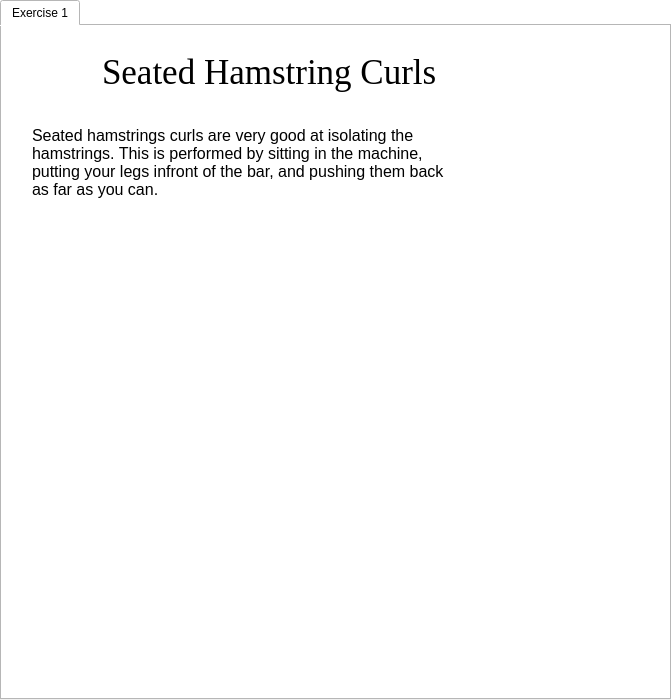
<?xml version="1.0" encoding="UTF-8"?>
<ui version="4.0">
 <class>hamstrings_widget</class>
 <widget class="QWidget" name="hamstrings_widget">
  <property name="geometry">
   <rect>
    <x>0</x>
    <y>0</y>
    <width>671</width>
    <height>700</height>
   </rect>
  </property>
  <property name="windowTitle">
   <string/>
  </property>
  <property name="styleSheet">
   <string notr="true">background-color: rgb(255, 255, 255);</string>
  </property>
  <widget class="QTabWidget" name="hamstrings_tab_widget">
   <property name="geometry">
    <rect>
     <x>0</x>
     <y>0</y>
     <width>671</width>
     <height>700</height>
    </rect>
   </property>
   <property name="currentIndex">
    <number>0</number>
   </property>
   <widget class="QWidget" name="exercise_1">
    <attribute name="title">
     <string>Exercise 1</string>
    </attribute>
    <widget class="QLabel" name="hamstrings_exercise_1_title_lbl">
     <property name="geometry">
      <rect>
       <x>100</x>
       <y>20</y>
       <width>461</width>
       <height>51</height>
      </rect>
     </property>
     <property name="font">
      <font>
       <family>Georgia</family>
       <pointsize>26</pointsize>
      </font>
     </property>
     <property name="text">
      <string>Seated Hamstring Curls</string>
     </property>
    </widget>
    <widget class="QLabel" name="hamstrings_exercise_1_msg_lbl">
     <property name="geometry">
      <rect>
       <x>30</x>
       <y>100</y>
       <width>431</width>
       <height>121</height>
      </rect>
     </property>
     <property name="font">
      <font>
       <pointsize>12</pointsize>
      </font>
     </property>
     <property name="text">
      <string>Seated hamstrings curls are very good at isolating the hamstrings. This is performed by sitting in the machine, putting your legs infront of the bar, and pushing them back as far as you can. </string>
     </property>
     <property name="alignment">
      <set>Qt::AlignLeading|Qt::AlignLeft|Qt::AlignTop</set>
     </property>
     <property name="wordWrap">
      <bool>true</bool>
     </property>
    </widget>
    <widget class="QLabel" name="hamstrings_exercise_1_lbl">
     <property name="geometry">
      <rect>
       <x>100</x>
       <y>310</y>
       <width>431</width>
       <height>271</height>
      </rect>
     </property>
     <property name="text">
      <string/>
     </property>
     <property name="pixmap">
      <pixmap>../../Pictures/hamstrings_exercise_1.png</pixmap>
     </property>
    </widget>
   </widget>
  </widget>
 </widget>
 <resources/>
 <connections/>
</ui>
